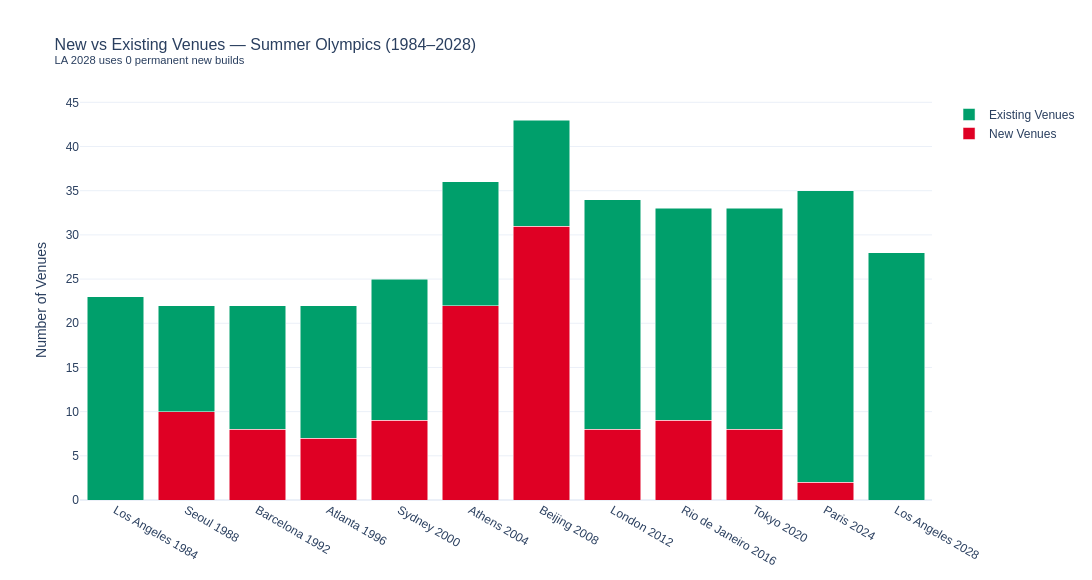

Notebook code cell kept with this figure:
### Markdown cell above
## 8. New vs Existing Venues — Trend Toward Sustainability

### Code cell
venue_data = benchmarks.copy()
venue_data['Pct_Existing'] = (
    venue_data['Venues_Existing'] /
    (venue_data['Venues_New'] + venue_data['Venues_Existing']) * 100
).round(1)

fig = go.Figure()
fig.add_trace(go.Bar(
    name='New Venues', x=venue_data['Label'],
    y=venue_data['Venues_New'],
    marker_color=OLY['red']
))
fig.add_trace(go.Bar(
    name='Existing Venues', x=venue_data['Label'],
    y=venue_data['Venues_Existing'],
    marker_color=OLY['green']
))

fig.update_layout(
    barmode='stack',
    title='New vs Existing Venues — Summer Olympics (1984–2028)<br><sup>LA 2028 uses 0 permanent new builds</sup>',
    yaxis_title='Number of Venues',
    template='plotly_white', font_family='Arial',
    title_font_size=16, width=1200, height=580
)
fig.update_xaxes(tickangle=30)
fig.write_html(OUT_FIGS / 'city_bar_newVsExistingVenues.html')
fig.show()

venue_data[['Label','Venues_New','Venues_Existing','Pct_Existing']].to_csv(
    OUT_TABLES / 'city_venue_benchmarks.csv', index=False
)
logger.info('Saved venue benchmark chart and table.')

### Figure 1 — Plotly figure (JSON) as saved in the notebook; plotly's stock layout.template omitted (floating-point values rounded to 4 significant figures)
{"data": [{"marker": {"color": "#DF0024"}, "name": "New Venues", "type": "bar", "x": ["Los Angeles 1984", "Seoul 1988", "Barcelona 1992", "Atlanta 1996", "Sydney 2000", "Athens 2004", "Beijing 2008", "London 2012", "Rio de Janeiro 2016", "Tokyo 2020", "Paris 2024", "Los Angeles 2028"], "y": [0, 10, 8, 7, 9, 22, 31, 8, 9, 8, 2, 0]}, {"marker": {"color": "#009F6B"}, "name": "Existing Venues", "type": "bar", "x": ["Los Angeles 1984", "Seoul 1988", "Barcelona 1992", "Atlanta 1996", "Sydney 2000", "Athens 2004", "Beijing 2008", "London 2012", "Rio de Janeiro 2016", "Tokyo 2020", "Paris 2024", "Los Angeles 2028"], "y": [23, 12, 14, 15, 16, 14, 12, 26, 24, 25, 33, 28]}], "layout": {"barmode": "stack", "font": {"family": "Arial"}, "height": 580, "title": {"font": {"size": 16}, "text": "New vs Existing Venues — Summer Olympics (1984–2028)<br><sup>LA 2028 uses 0 permanent new builds</sup>"}, "width": 1200, "xaxis": {"tickangle": 30}, "yaxis": {"title": {"text": "Number of Venues"}}}}
